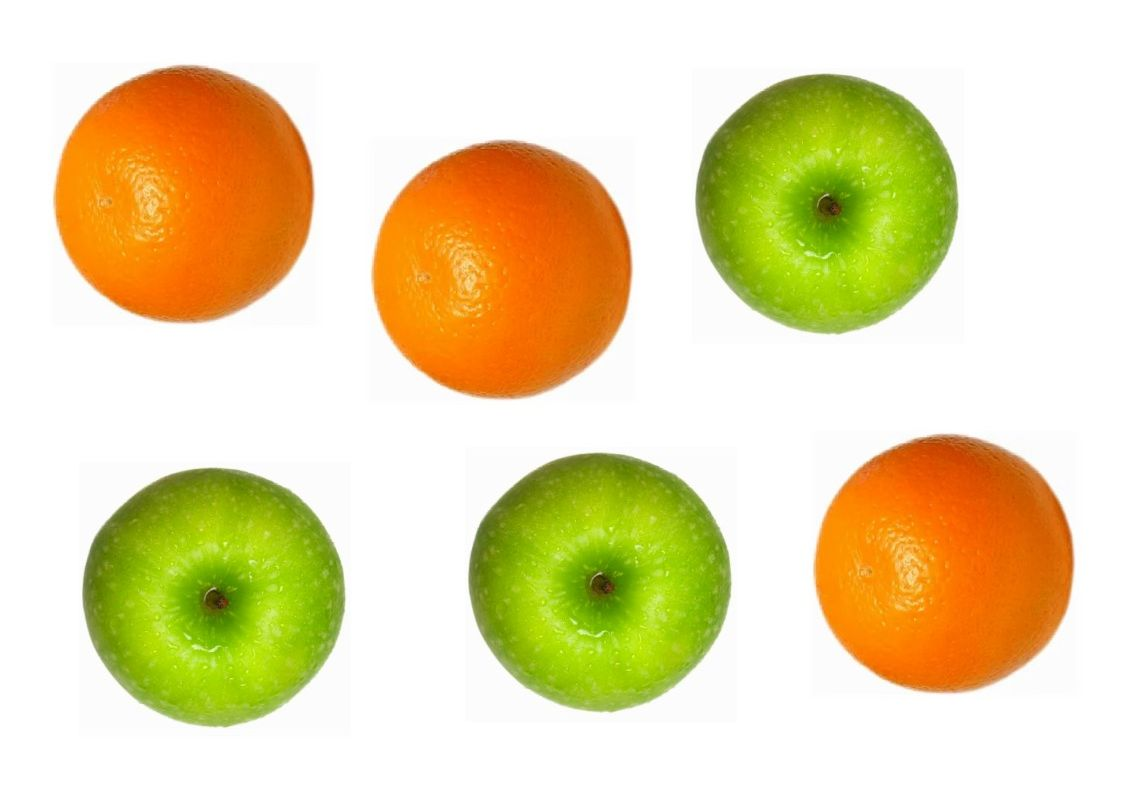
#> input picture Lab_5/fruit.jpg, 1123 x 794 px
$ python Zad_5.py
#> lines starting #> are read from the running program, lines starting #| are printed output that depends on the picture; after the words box and inside, x2 and y2 are one past the last pixel; in counts of white or black regions, pixels touching at a corner belong together
'''
Napisz program oznaczający automatycznie pomarańcze i jabłka dla sortowni owoców. Wykorzystaj jako wejście
obraz fruit.jpg. Dla robota zbierającego wystarczy, że owoce dwóch rodzajów będą otoczone obwódkami w różnych kolorach.
'''
import cv2
import numpy as np
from matplotlib import pyplot as plt

img = cv2.imread('fruit.jpg')
#> img is the input picture: shape (794, 1123, 3); mean B, G, R 169.2, 217.2, 231

th1 = 180
th2 = 220
edges = cv2.Canny(img, th1, th2)
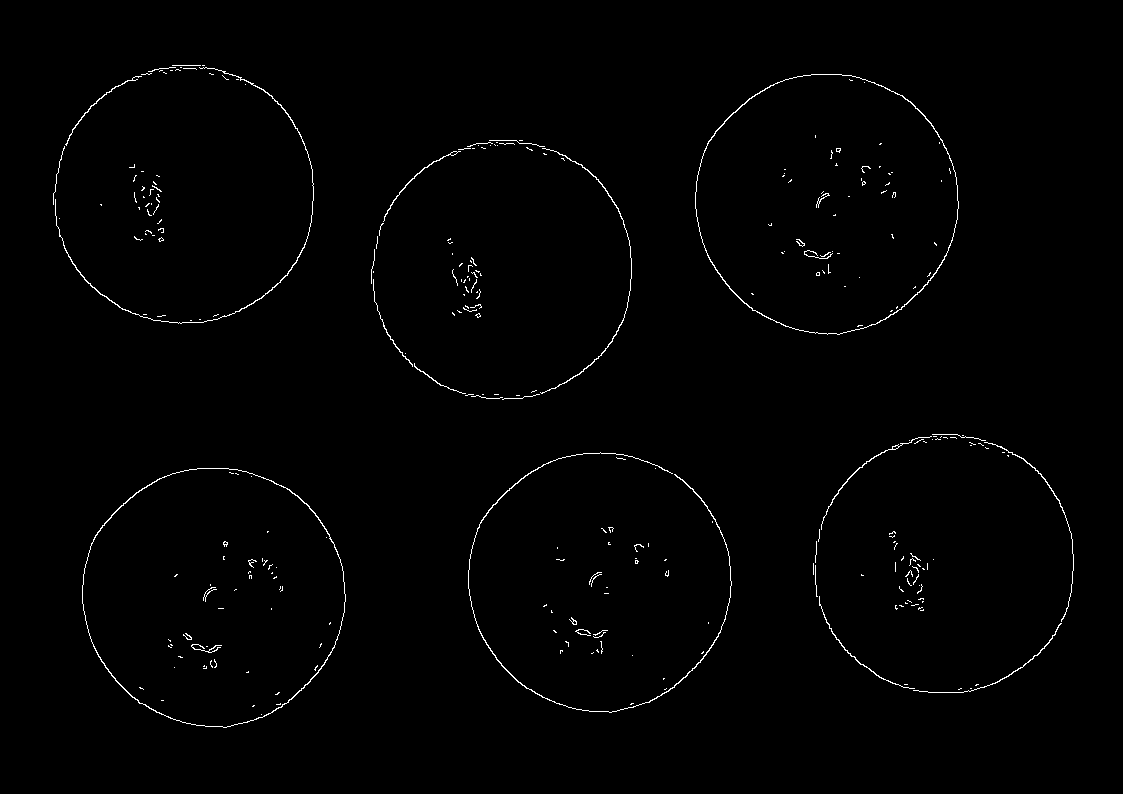
#> edges: shape (794, 1123); 0.87% white in thin lines or dots, all inside (x1, y1, x2, y2) = (53, 65, 1074, 728)

circles = cv2.HoughCircles( #Zwraca x y i radius
    edges, cv2.HOUGH_GRADIENT, 1, 50, param1=80, param2=30, minRadius=100, maxRadius=170
)
#> circles = [[213.5, 597.5, 129], [832.5, 195.5, 136.7], [497.5, 270.5, 127.3], [186.5, 198.5, 132.9], [591.5, 580.5, 123.7], [951.5, 556.5, 121.4]]
circles = np.uint16(np.around(circles))
#> circles = [[214, 598, 129], [832, 196, 137], [498, 270, 127], [186, 198, 133], [592, 580, 124], [952, 556, 121]]
for i in circles[0, :]:
    width = round(i[2] / np.sqrt(2))

    hsv_area = cv2.cvtColor(
        img[i[1] - width: i[1] + width, i[0] - width: i[0] + width],
        cv2.COLOR_BGR2HSV,
    )
    mean_h = np.mean(hsv_area[:, :, 0])

    if mean_h < 20:
        cv2.circle(img, (i[0], i[1]), i[2], (0, 255, 0), 4)
    elif mean_h > 25:
        cv2.circle(img, (i[0], i[1]), i[2], (0, 0, 255), 4)
#> this loop made 6 passes
#> (i, width, mean_h) on passes 1 to 6: ([214, 598, 129], 91, 37.16), ([832, 196, 137], 97, 37.32), ([498, 270, 127], 90, 14.52), ([186, 198, 133], 94, 14.42), ([592, 580, 124], 88, 37.12), ([952, 556, 121], 86, 14.25)
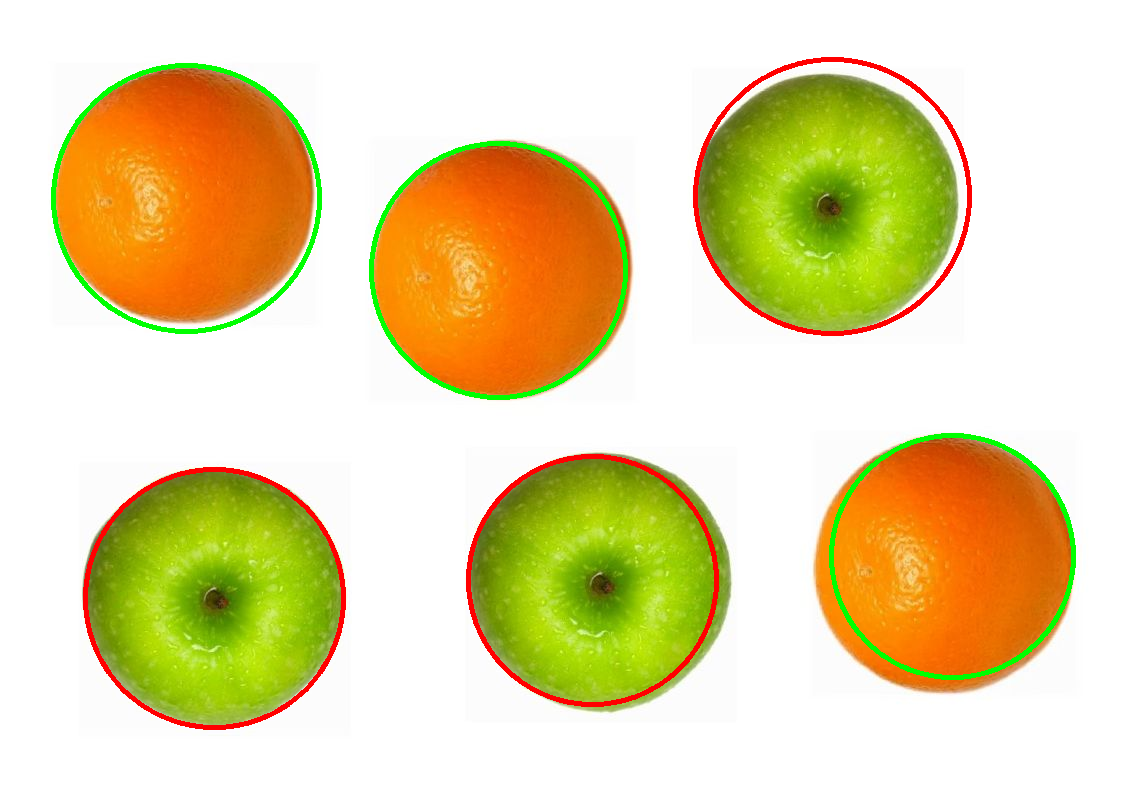
#> img: shape (794, 1123, 3); 2.7% of pixels changed, all inside (x1, y1, x2, y2) = (51, 57, 1076, 730)

while True:
    cv2.imshow('Image', img)
    if cv2.waitKey(10) == ord('q'):
#> (key q is pressed here)
        break

$ run again, with Lab_5/coins.jpg copied over Lab_5/fruit.jpg
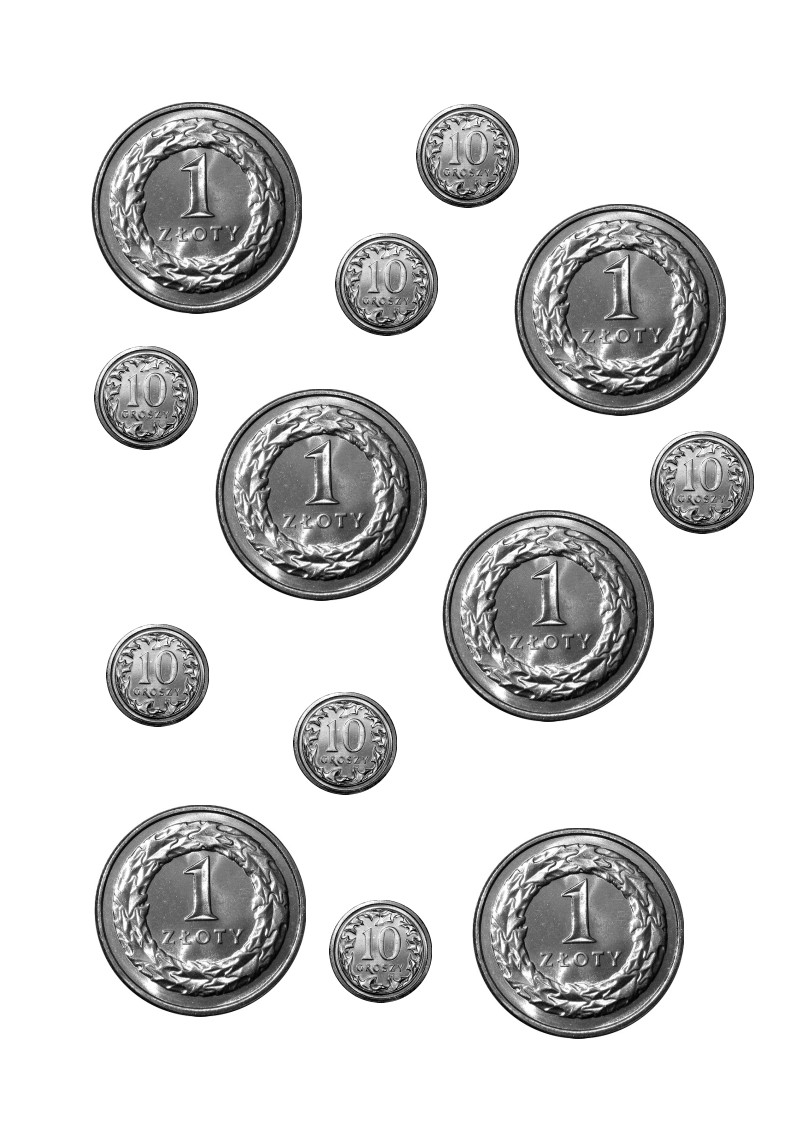
#> input picture Lab_5/coins.jpg, 794 x 1123 px
#> img is the input picture: shape (1123, 794, 3); min 0, max 255, mean 215.2
#> `edges = cv2.Canny(img, th1, th2)`:
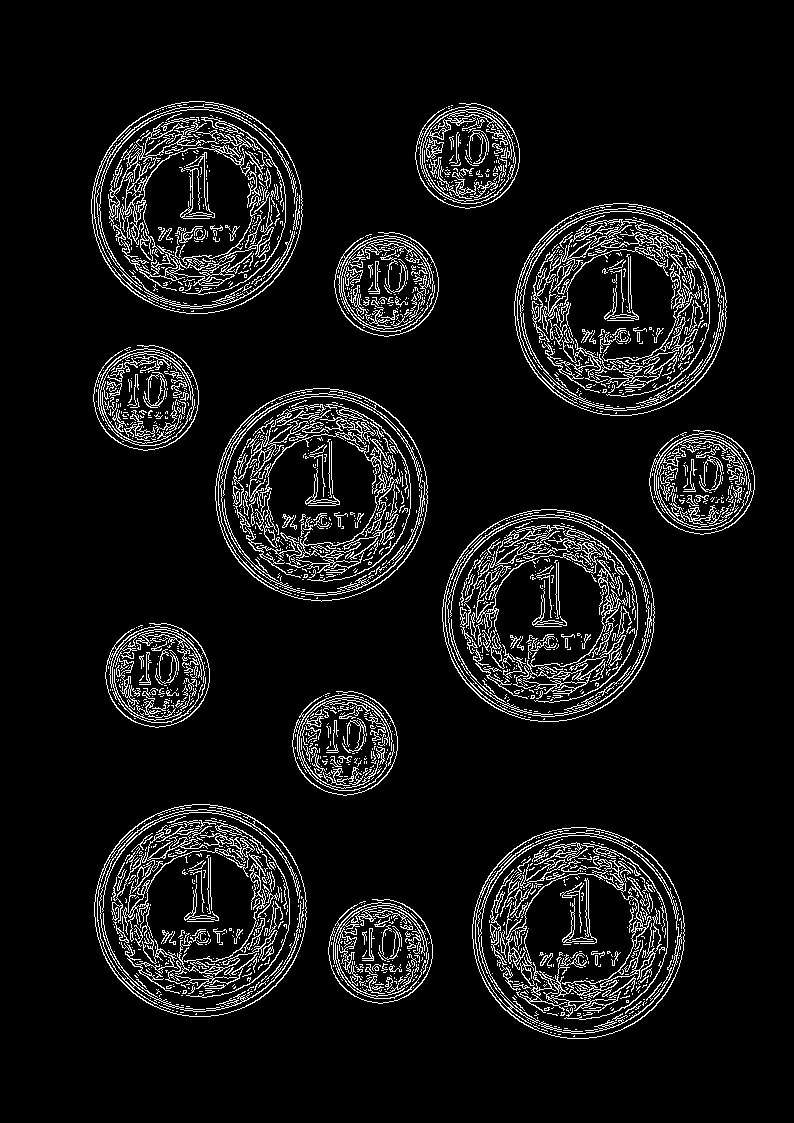
#> edges: shape (1123, 794); 7.9% white in thin lines or dots, all inside (x1, y1, x2, y2) = (91, 101, 755, 1039)
#> `circles = cv2.HoughCircles(`: circles = 49 rows, first 8: [577.5, 932.5, 106.3], [195.5, 204.5, 104.1], [619.5, 309.5, 106.6], [199.5, 910.5, 106.6], [547.5, 615.5, 106.6], [318.5, 495.5, 104.4], [539.5, 482.5, 159.5], [530.5, 414.5, 163.9]
#> `circles = np.uint16(np.around(circles))`: circles = 49 rows, first 8: [578, 932, 106], [196, 204, 104], [620, 310, 107], [200, 910, 107], [548, 616, 107], [318, 496, 104], [540, 482, 160], [530, 414, 164]
#> the loop `for i in circles[0, :]:` made 49 passes
#> (i, width, mean_h) on passes 1 to 8: ([578, 932, 106], 75, 0), ([196, 204, 104], 74, 0), ([620, 310, 107], 76, 0), ([200, 910, 107], 76, 0), ([548, 616, 107], 76, 0), ([318, 496, 104], 74, 0), ([540, 482, 160], 113, 2.5), ([530, 414, 164], 116, 3.72)
#> after the loop `for i in circles[0, :]:`:
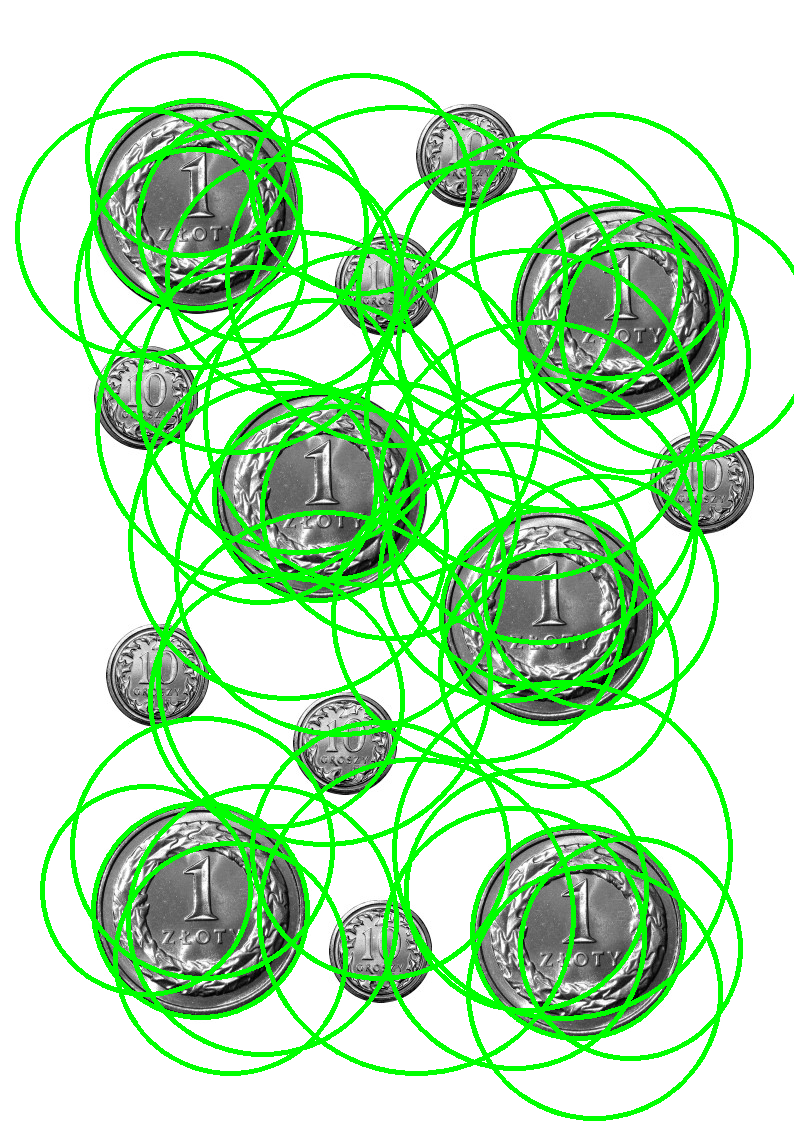
#> img: shape (1123, 794, 3); 19.2% of pixels changed, all inside (x1, y1, x2, y2) = (15, 51, 794, 1121)
